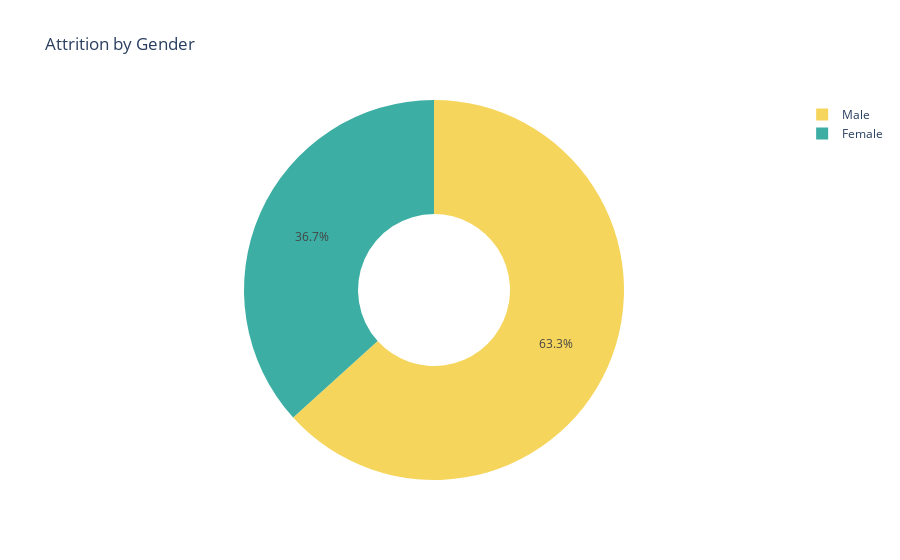

Notebook cell for this chart:
### Code cell
# Calculate the count of attrition by Gender
attrition_by = attr_df.groupby(['Gender']).size().reset_index(name="Count")

# Create a donut chart
fig=go.Figure(data=[go.Pie(
    labels=attrition_by['Gender'],
    values=attrition_by['Count'],
    hole=0.4,
    marker=dict(colors=['#3CAEA3','#F6D55C']),
    textposition='inside'
)])


# Update the Layout
fig.update_layout(title='Attrition by Gender')


#Show the chart
fig

### Figure 1 — Plotly figure (JSON) as saved in the notebook; plotly's stock layout.template omitted (floating-point values rounded to 4 significant figures)
{"data": [{"hole": 0.4, "labels": ["Female", "Male"], "marker": {"colors": ["#3CAEA3", "#F6D55C"]}, "textposition": "inside", "type": "pie", "values": [87, 150]}], "layout": {"title": {"text": "Attrition by Gender"}}}
